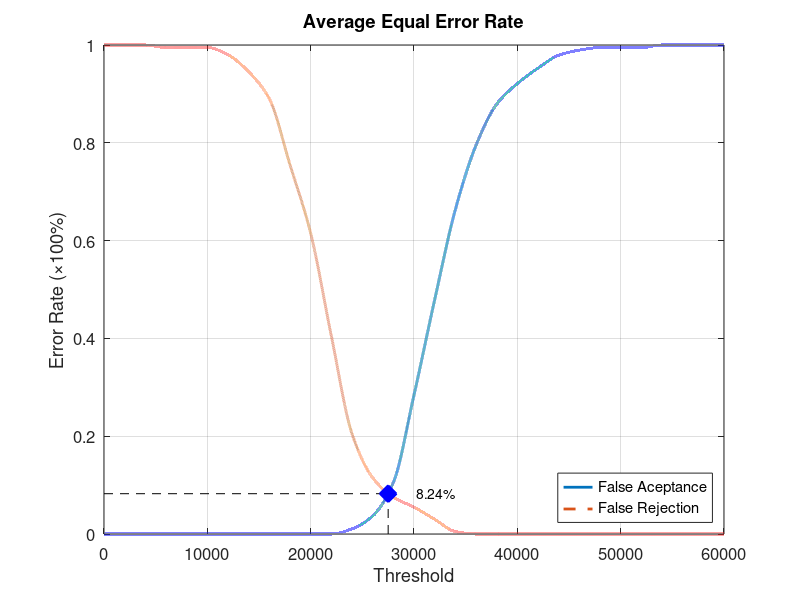
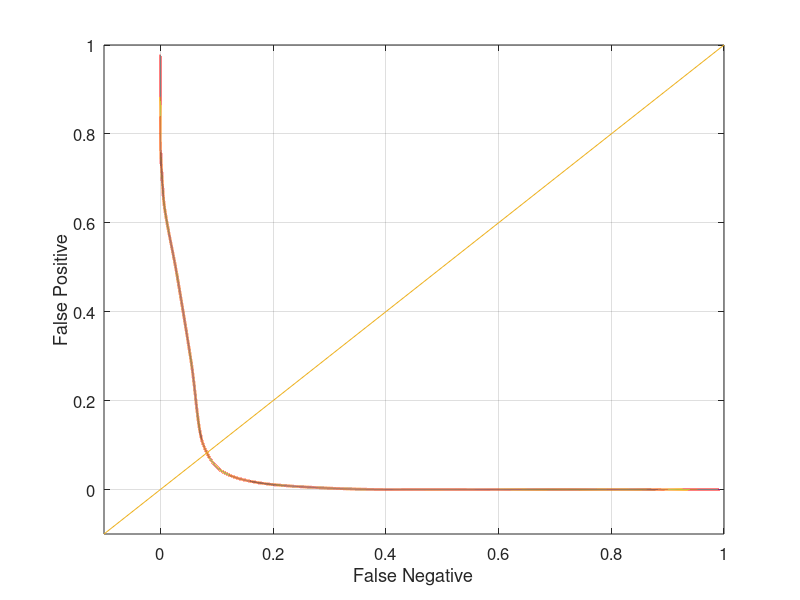

These charts were generated, in order, by the following MATLAB code:
function yEER = Database2_1
close all;
clear;
clc;
x = 0:2000:60000;
xq = 0:0.5:60000;

y0 = [0 0 0 0 0 0 0 0 0 0 0 0 0.0105263 0.0368421 0.105263 0.284211 0.478947 0.663158 0.794737 0.878947 0.921053 0.952632 0.978947 0.989474 0.994737 0.994737 0.994737 1 1 1 1];
yy0 = interp1(x, y0, xq, 'pchip');
y1 = [1 1 1 0.995 0.995 0.995 0.98 0.945 0.89 0.755 0.615 0.405 0.205 0.115 0.075 0.055 0.03 0.005 0 0 0 0 0 0 0 0 0 0 0 0 0];
yy1 = interp1(x, y1, xq, 'pchip');

% Calculating EER: 
y2 = abs(y0 - y1);
find(y2 == min(y2))
yy2 = abs(yy0 - yy1);
xEER = find(yy2 == min(yy2));
xEERIndex = xq(xEER) % X-axis EER
yEER = yy0(xEER) % Y-axis EER

main = figure
plot(xq, yy0,'-','LineWidth', 2);	hold on
plot(xq, yy1,'--','LineWidth', 2);	hold on
plot([xEERIndex xEERIndex], [0 yEER], 'k--');	hold on
plot([0 xEERIndex], [yEER yEER], 'k--');	hold on
plot(xEERIndex, yEER, 'bx', 'LineWidth', 10);	hold on
text(xEERIndex + 10 * xEERIndex / 100, yEER, [num2str(round((10000 * yEER)) / 100) '%'])
legend('False Aceptance', 'False Rejection', 'Location', 'SouthEast')
xlabel('Threshold')
ylabel('Error Rate (\times100%)')
title('Average Equal Error Rate')
set(gca, 'FontSize', 12)
axis([0 60000 0 1])
grid on

print(main, 'Database2_1Main', '-dpng');
FNRxFPR = figure('Color', [1 1 1]);
plot(yy1, yy0, '-', yy1, yy0, 'LineWidth', 2);
hold on
y = -0.1:0.1:1
plot(y, y); 
set(gca, 'FontSize', 12)
xlabel('False Negative')
ylabel('False Positive')
axis([-0.1 1 -0.1 1])
set(gca, 'FontSize', 12)
grid on

print(FNRxFPR, 'Database2_1FNRxFPR','-dpng');
end
